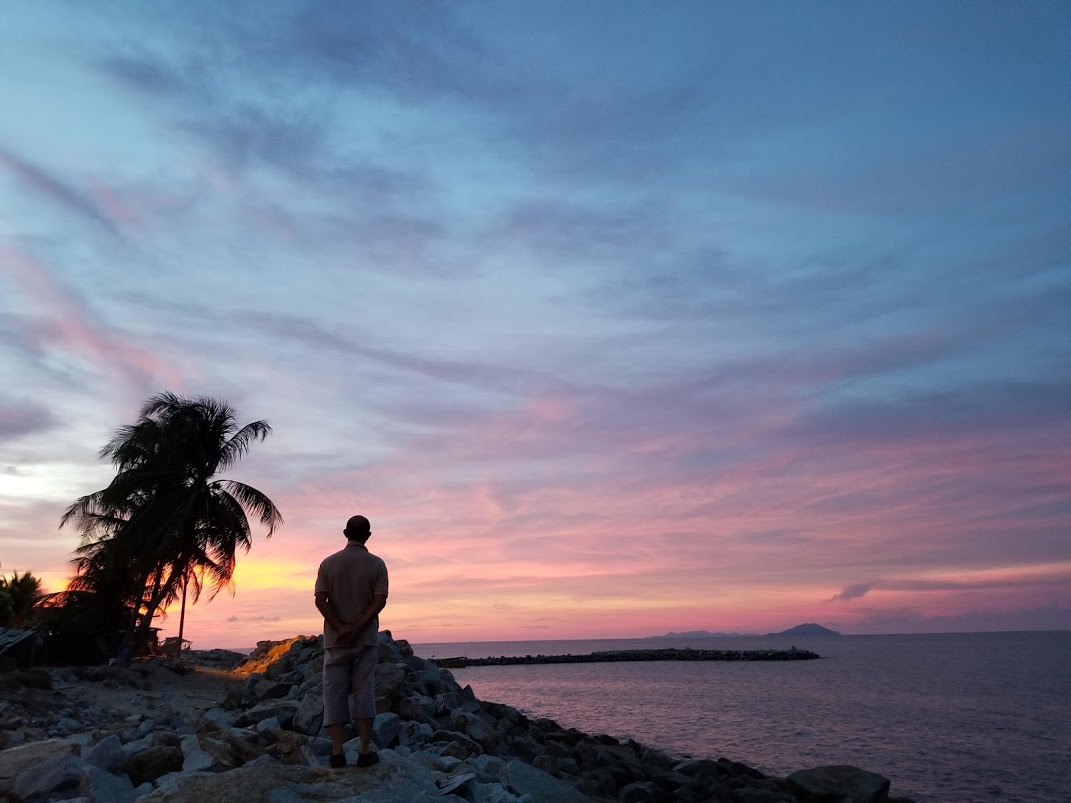
#> input picture data/hama.jpg, 1071 x 803 px
$ python try_opencv.py   (older library calls are emulated)
#> lines starting #> are read from the running program, lines starting #| are printed output that depends on the picture
# https://news.mynavi.jp/article/zeropython-34/

import cv2
img = cv2.imread("data/hama.jpg")
#> img is the input picture: shape (803, 1071, 3); mean B, G, R 141.7, 120.5, 113.4
print(img.shape)
#| (803, 1071, 3)

# グレイスケールに変換
gry = cv2.cvtColor(img, cv2.COLOR_BGR2GRAY)
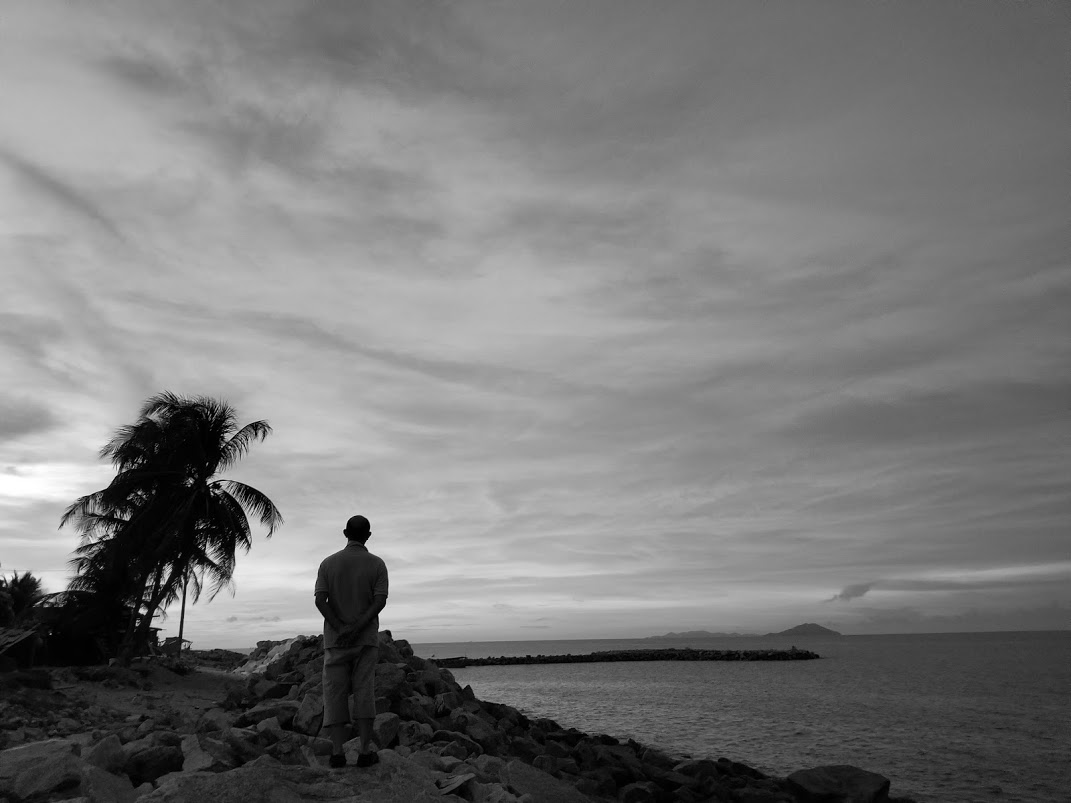
#> gry: shape (803, 1071); min 0, max 255, mean 120.8
# ファイルに保存
cv2.imwrite("var/hama-gray.jpg", gry)

# ソーベルフィルタを適用
img2 = cv2.Sobel(img, cv2.CV_32F, 1, 0, ksize=5)
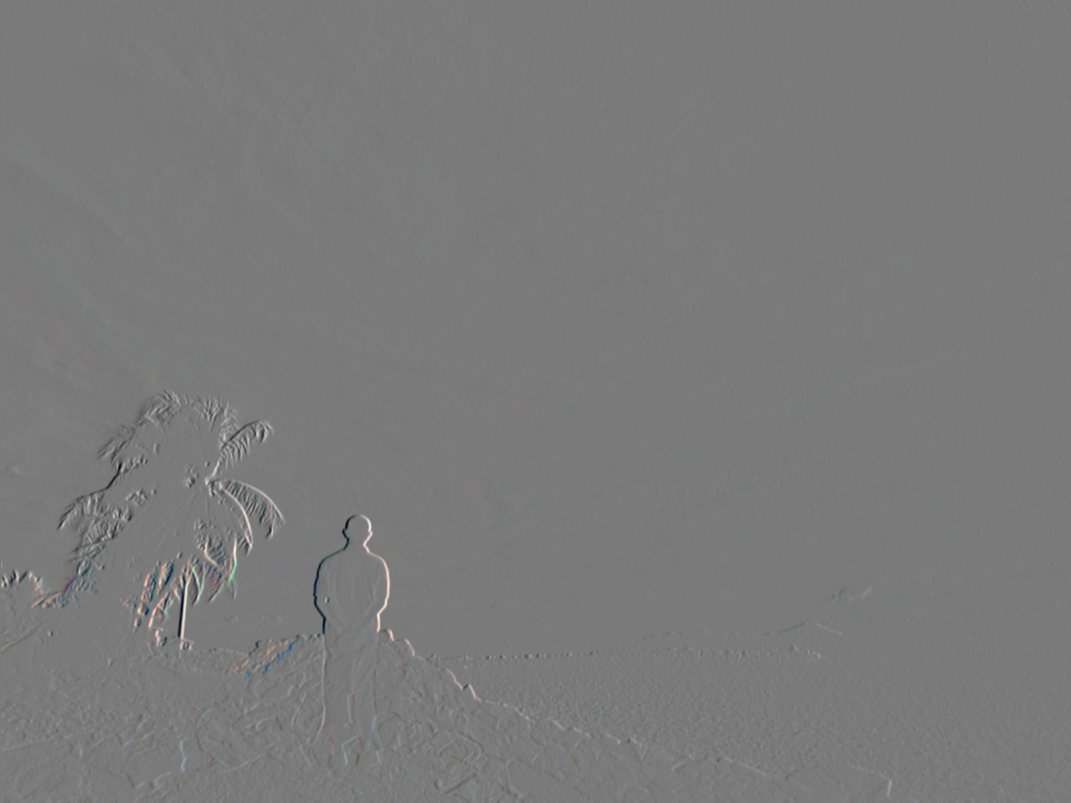
#> img2: shape (803, 1071, 3) float32; mean B, G, R -4, -6.5, -6.8; drawn with min black and max white
# ファイルに保存
cv2.imwrite("var/hama-sobel.jpg", img2)
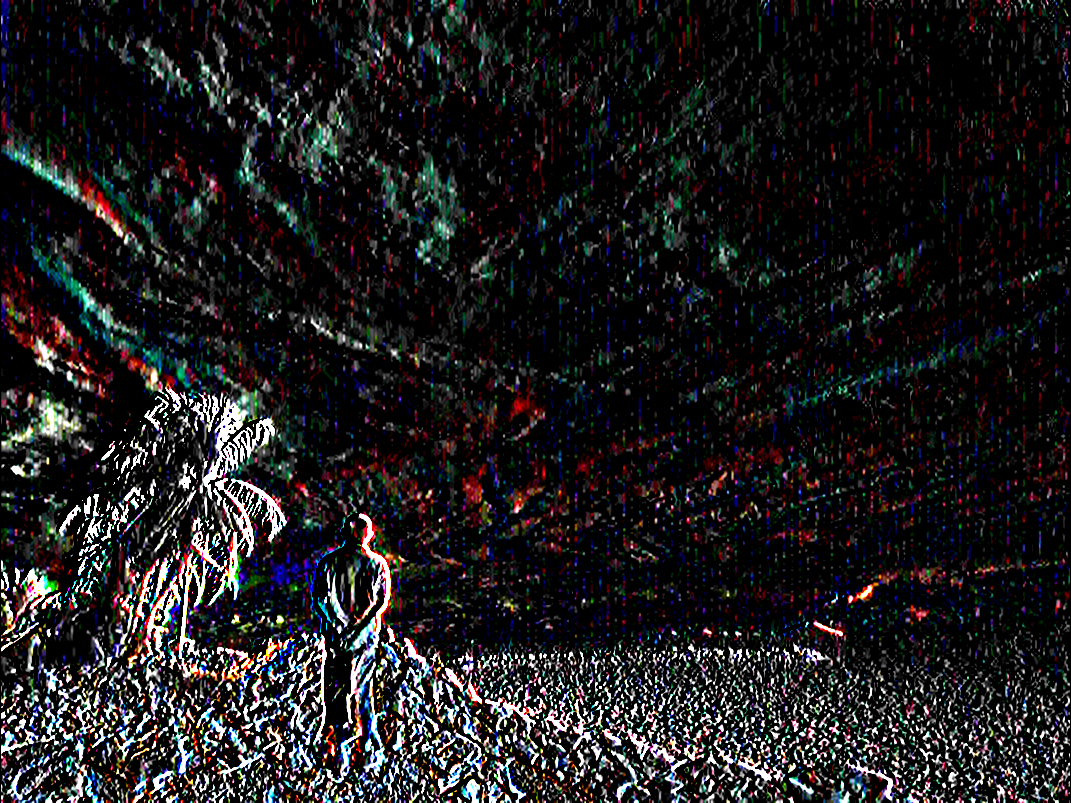
#> saved as hama-sobel.jpg: shape (803, 1071, 3); mean B, G, R 30.1, 29, 29.8
